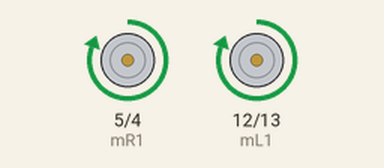
The sketch below on a simulated Arduino Uno, built with avr-gcc and run on an emulated ATmega328P. On the bench: motor-driver pin pairs drawn as motors (green arrow = first pin HIGH = forward, orange = second pin HIGH = backward, longer = more drive).

Above: at 0.5 s.
At 2.5 s:
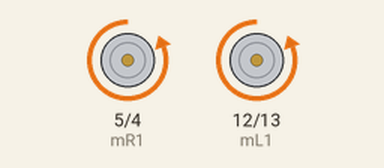
At 4.5 s:
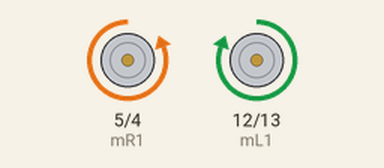
At 9.5 s:
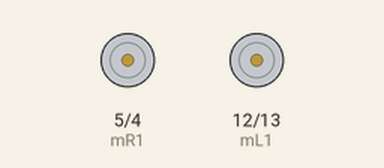
Timing chart, 0 to 10.4 s (numbered marks = the images above):
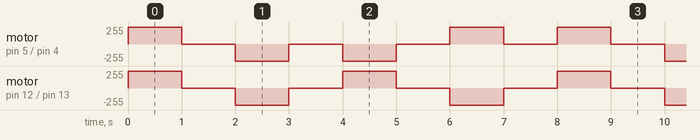

The sketch:

12.Simple_Motor_driver.ino
```cpp
int mL1= 12;  // initialize D6 as left motor
int mL2= 13;   // initialize D7 as left motor
int mR1= 5; // initialize D1 as right motor
int mR2= 4; //initialize D2 as right motor
void setup() {
// put your setup code here, to run once:
pinMode(mL1,OUTPUT);
pinMode(mL2,OUTPUT);           // Set the input and output values
pinMode(mR1,OUTPUT);
pinMode(mR2,OUTPUT);
}
void loop()
{
   forward();      // calling the forward function
  delay(1000);   // wait for 1 sec
  stop_now();
  delay(1000);
 backward();    // calling the backward function
  delay(1000);  // wait for 1 sec
  stop_now();
  delay(1000);
  right();           // calling the right function
  delay(1000);  // wait for 1 sec
  stop_now();
  delay(1000);
 left();            // calling the left function
 delay(1000);  // wait for 1 sec
 stop_now();
 delay(1000);
}
void forward()  //To move forward
{
 digitalWrite(mL1,HIGH);
 digitalWrite(mL2,LOW);
 digitalWrite(mR1,HIGH);
 digitalWrite(mR2,LOW);
}
void backward()     // To move Backward
{
 digitalWrite(mL1,LOW);
 digitalWrite(mL2,HIGH);
 digitalWrite(mR1,LOW);
 digitalWrite(mR2,HIGH);
}
 void right()           // To move Right
{
 digitalWrite(mL1,HIGH);
 digitalWrite(mL2,LOW);
 digitalWrite(mR1,LOW);
 digitalWrite(mR2,HIGH);
 }
 void left() { // To move left
digitalWrite(mL1,LOW);
 digitalWrite(mL2,HIGH);
digitalWrite(mR1,HIGH);
digitalWrite(mR2,LOW); }
void stop_now()  //To move forward
{
 digitalWrite(mL1,LOW);
 digitalWrite(mL2,LOW);
 digitalWrite(mR1,LOW);
 digitalWrite(mR2,LOW);
}
```

Measured:
- by itself, motor on pin 12 (mL1) / pin 13 (mL2): repeats every 4.0 s: stopped 1.0 s, backward 255/255 1.0 s, stopped 1.0 s, forward 255/255 1.0 s
- by itself, motor on pin 5 (mR1) / pin 4 (mR2): repeats every 8.0 s: 2 × (stopped 1.0 s, backward 255/255 1.0 s), 2 × (stopped 1.0 s, forward 255/255 1.0 s)
